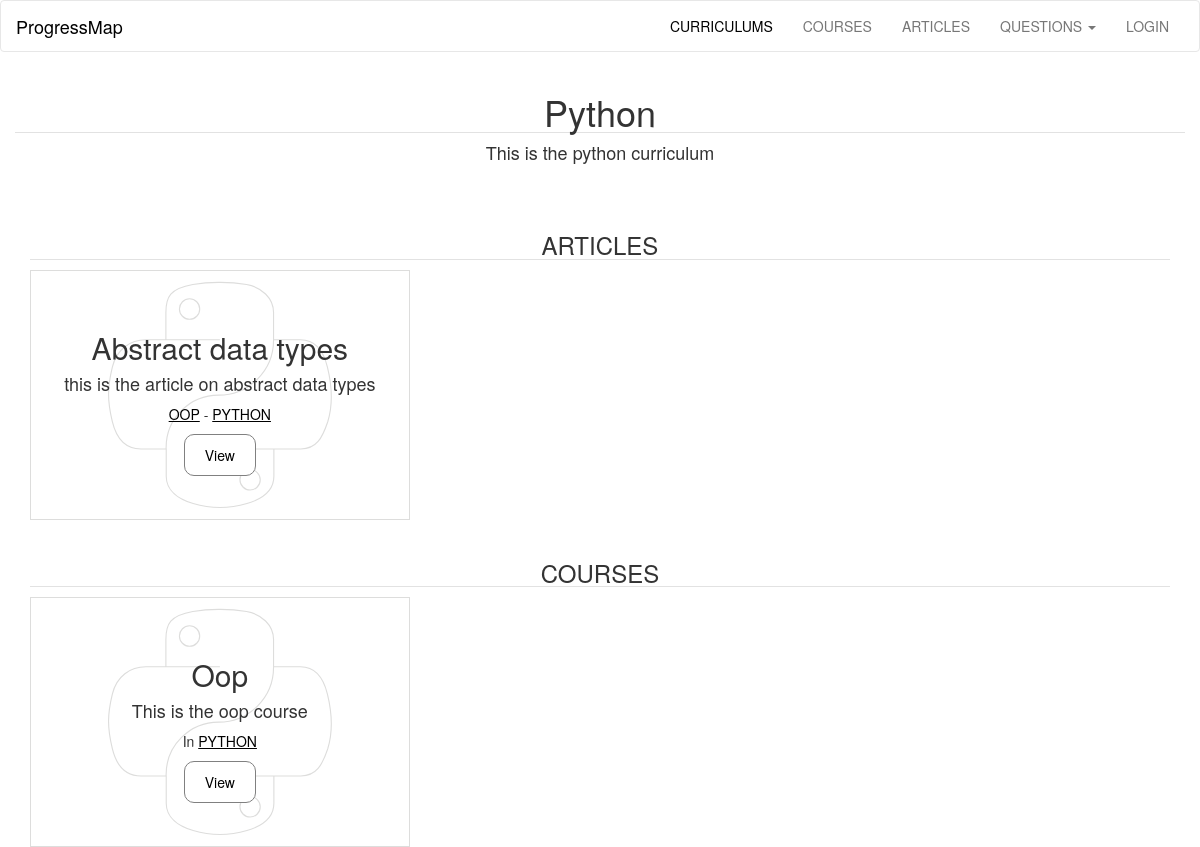
The app's page /curriculums/python, older data.
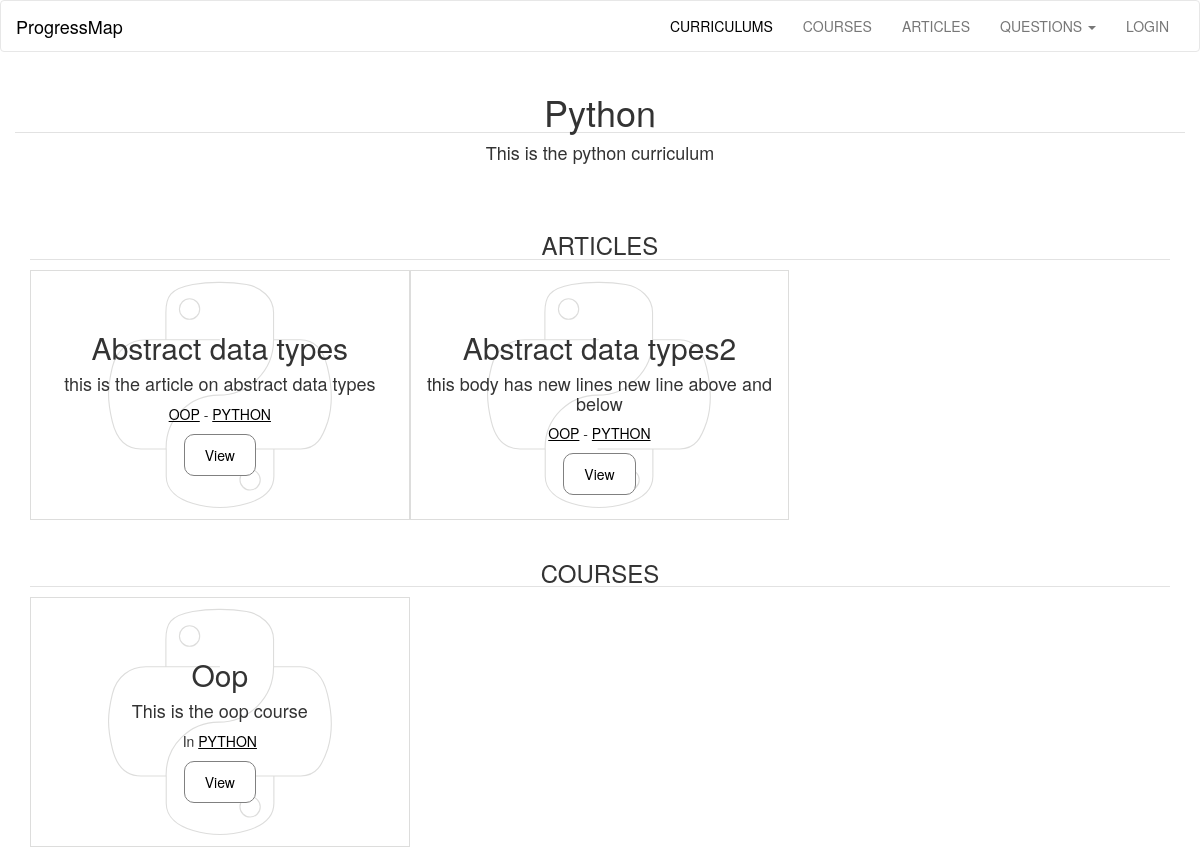
The same page, newer data.
### progressMap/models.py (models this page shows, shortened)
class Curriculums(db.Model):
	id  = db.Column(db.Integer, primary_key = True)
	title = db.Column(db.String(300), nullable=False)
	description = db.Column(db.Text, nullable=False)
	articles =  db.relationship('Articles', backref='curriculum', lazy='dynamic')
	courses =  db.relationship('Courses', backref='curriculum', lazy='dynamic')
	user_id = db.Column(db.Integer, db.ForeignKey('user.id'), nullable=False)

class Articles(db.Model):
	id  = db.Column(db.Integer, primary_key = True)
	title = db.Column(db.String(300), nullable=False)
	description = db.Column(db.Text, nullable=False)
	questions = db.relationship('Questions', backref='article', lazy='dynamic')
	user_id = db.Column(db.Integer, db.ForeignKey('user.id'), nullable=False)
	course_id = db.Column(db.Integer, db.ForeignKey('courses.id'), nullable=False)
	curriculum_id = db.Column(db.Integer, db.ForeignKey('curriculums.id'), nullable=False)

class Courses(db.Model):
	id  = db.Column(db.Integer, primary_key = True)
	title = db.Column(db.String(300), nullable=False)
	description = db.Column(db.Text, nullable=False)
	articles =  db.relationship('Articles', backref='course', lazy='dynamic')
	user_id = db.Column(db.Integer, db.ForeignKey('user.id'), nullable=False)
	curriculum_id = db.Column(db.Integer, db.ForeignKey('curriculums.id'), nullable=False)

### progressMap/curriculums/views.py (the view)
@curriculums.route('/', defaults={'page': 'all'})
@curriculums.route('/<page>')
def show(page):
	if page == 'all':
		curriculumList = models.getFromDb(models.Curriculums, 6)
		return render_template('curriculums.html', curriculumList=curriculumList)
	elif page == models.getByTitle(models.Curriculums, page).title:
		curriculum = models.getByTitle(models.Curriculums, page)
		return render_template('showCurriculum.html', curriculum=curriculum)
	else:
		abort(404)

### progressMap/models.py (called while the page is built)
def getByTitle(className, titleName):
		return className.query.filter_by(title=titleName).first_or_404()

### progressMap/templates/showCurriculum.html (shortened to what this page needs)
{% extends "base.html" %}
{% block curriculums_link %}
<li><a class="active" href="{{ url_for('curriculums.show')}}">CURRICULUMS</a></li>
{% endblock %}
{% block content %}
<section class="container-fluid content">
<section class="text-center">
<h1 class="b-down">{{ curriculum.title.capitalize() }}</h1>
<h4>{{ curriculum.description }}</h4>
</section>
<br /><br />
<section class="container-fluid content">
<h3 class="b-down text-center">ARTICLES</h3>
	{% for article in curriculum.articles%}
	<section class="text-center tile">
		<article class="title {{curriculum.title}}">
			<br /><br /><br />
			<h2 style="margin-top: 0px;">{{article.title.capitalize()}}</h2>
			<h4 class="desc">
				{{article.description}}
			</h4>
			<p class="date underline">
				<a href="{{ url_for('courses.show', page=article.course.title)}}">{{ article.course.title.upper() }}</a> -
				<a href="{{ url_for('curriculums.show', page=article.curriculum.title)}}">{{ article.curriculum.title.upper() }}</a>
			</p>
			<a href="{{ url_for('articles.show', page=article.title)}}">
			<button class="button">View</button>
			</a>
		</article>
	</section>
	{% else %}
	<h4 class="text-center">No article has been added yet.</h4>
	{% endfor %}
</section>
<br />
<section class="container-fluid content">
<h3 class="b-down text-center">COURSES</h3>
	{% for course in curriculum.courses %}
	<section class="text-center tile">
		<article class="title {{curriculum.title}}">
			<br /><br /><br />
			<h2 style="margin-top: 0px;">{{course.title.capitalize()}}</h2>
			<h4 class="desc">
				{{course.description}}
			</h4>
			<p class="date underline">
				In <a href="{{ url_for('curriculums.show', page=course.curriculum.title)}}">{{ course.curriculum.title.upper() }}</a>
			</p>
			<a href="{{ url_for('courses.show', page=course.title)}}">
			<button class="button">View</button>
			</a>
		</article>
	</section>
	{% else %}
	<h4 class="text-center">No course has been added yet.</h4>
	{% endfor %}
</section>
</section>
{% endblock %}

### progressMap/templates/base.html (shortened to what this page needs)
<!doctype html>
<html>
<head>
	<link rel="stylesheet" href="{{ url_for('static', filename='css/bootstrap.min.css') }}">
	<link rel='stylesheet' href="{{ url_for('static', filename='css/main.css') }}">
</head>
<body>
	<nav class="navbar navbar-default">
		<div class="container-fluid">
			<div class="navbar-header">
				<a class="navbar-brand active" href="{{ url_for('main.show', page='map') }}">
					ProgressMap
				</a>
			</div>
			<div class="collapse navbar-collapse" id="myNavbar">
				<ul class="nav navbar-nav navbar-right nav-items text-center">
					{% block curriculums_link %}{% endblock %}
					{% block courses_link %}
  					<li><a href="{{ url_for('courses.show')}}">COURSES</a></li>
					{% endblock %}
					{% block articles_link %}
  					<li><a href="{{ url_for('articles.show')}}">ARTICLES</a></li>
					{% endblock %}
					{% block questions_link %}
					<li class="dropdown">
                        <a class="dropdown-toggle" data-toggle="dropdown" href="#">QUESTIONS
                            <span class="caret"></span></a>
                    </li>
					{% endblock %}
					{% block user_link %}
					{% if current_user.is_authenticated %}
					<li class="dropdown">
                        <a class="dropdown-toggle" data-toggle="dropdown" href="#">{{current_user.username}}
                            <span class="caret"></span></a>
                        <ul class="dropdown-menu">
                            <li class="text-center"><a href="{{ url_for('user.userPage', username=current_user.username) }}">PROGRESS</a></li>
							<li class="text-center">
								<a href="{{ url_for('user.addedContent', username=current_user.username)}}">CONTENT</a>
							</li>
                            <li class="text-center"><a href="{{ url_for('add.main')}}">ADD CONTENT</a></li>
                            <li class="text-center"><a href="{{ url_for('main.show', page='signout')}}">SIGN OUT</a></li>
                        </ul>
                    </li>
					{% else %}
					<li><a href="{{ url_for('main.show', page='login') }}">LOGIN</a>
					</li>
					{% endif %}
					{% endblock %}
				</ul>
			</div>
		</div>
	</nav>
	{% block content %}{% endblock %}
</body>
</html>

### progressMap/static/css/main.css (style rules this page uses)
a { color: black; text-decoration: none; }
.underline a { color: black; text-decoration: underline; }
.navbar-default .navbar-nav>li>a.active { color: black; }
.navbar-default { background-color: white; }
.navbar-default .navbar-brand { color: black; }
.button { padding: 10px 20px; border: 1px solid gray; border-radius: 10px; background-color: white; }
.content { background-color: white; }
@media screen and (min-width: 768px) { .tile { width: 33.3%; height: 250px; float: left; border: 1px solid #DDDDDC; } }
.python { background: url(/static/img/python.svg) no-repeat; }
.title { height: 100%; padding: 0; background-position: center; }
.b-down { border-bottom: 1px solid #e2e2e2; }

Row changes from the older to the newer data that the page shows:
added Articles: title "Abstract data types2", description "this body has new lines new line above and below", course "OOP", curriculum "PYTHON"
